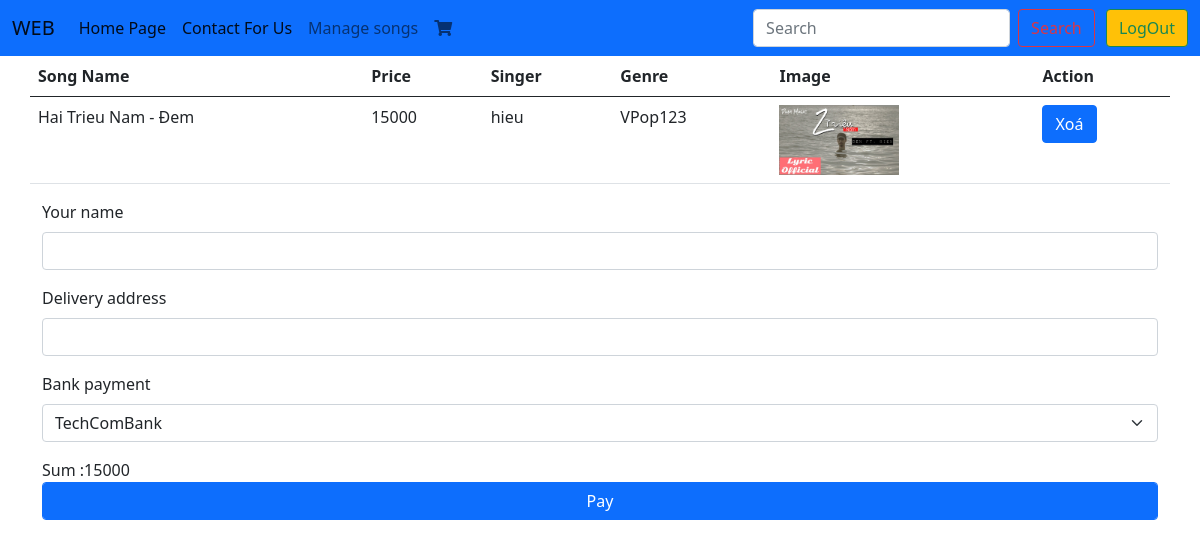
Page /cart.php?id=49 (signed in) on the committed database.
### tables this page shows
CREATE TABLE `song` (
  `SongID` int(100) NOT NULL,
  `SongName` varchar(100) NOT NULL,
  `SongImg` varchar(100) NOT NULL,
  `SongLyric` text NOT NULL,
  `Price` varchar(100) NOT NULL,
  `Mp3` varchar(100) NOT NULL,
  `SingerID` int(11) DEFAULT NULL,
  `GenreID` int(11) DEFAULT NULL
);

CREATE TABLE `singer` (
  `SingerID` int(11) NOT NULL,
  `SingerName` varchar(100) NOT NULL
);

CREATE TABLE `genremusic` (
  `GenreID` int(11) NOT NULL,
  `GenreName` varchar(100) NOT NULL
);

### cart.php (the view, shortened to what this page needs)
<!DOCTYPE html>
<html lang="en">
<head>
  <link rel="stylesheet" href="https://cdnjs.cloudflare.com/ajax/libs/font-awesome/5.15.3/css/all.min.css" />
  <link href="https://cdn.jsdelivr.net/npm/bootstrap@5.0.0-beta3/dist/css/bootstrap.min.css" rel="stylesheet">
</head>
<body>
<nav class="navbar navbar-expand-lg navbar-light bg-primary sticky-top">
  <div class="container-fluid">
    <a class="navbar-brand" href="index.php">WEB</a>
    <div class="collapse navbar-collapse" id="navbarSupportedContent">
      <ul class="navbar-nav me-auto mb-2 mb-lg-0">
        <li class="nav-item">
          <a class="nav-link active" aria-current="page" href="index.php">Home Page</a>
        </li>
        <li class="nav-item">
          <a class="nav-link active" href="https://www.facebook.com/hoang.nguyenhuu.7330763/">Contact For Us</a>
        </li>
        <?php if(isset($_SESSION['admin'])){echo("<li class='nav-item'>
          <a class='nav-link' href='qlsong.php' tabindex='-1'>Manage songs</a>
        </li>");} ?>
        <?php  if(isset($_SESSION['admin']) or isset($_SESSION['user'])){echo("<li class='nav-item'>
          <a class='nav-link' href='cart.php'><i class='fas fa-shopping-cart'></i></a>
        </li>");}  ?>
      </ul>
      <form action="search.php" method="POST" class="d-flex">
        <input name="input" required class="form-control me-2" type="search" placeholder="Search" aria-label="Search">
        <button name="search" class="btn btn-outline-danger" type="submit">Search</button>
      </form>
      <?php
      if(isset($_SESSION['user']) or isset($_SESSION['admin']))
      {
          echo "<a style='margin-left: 1%;'  href='delete.php' class='btn btn-warning btn-outline-success'>LogOut</a>";
      }
      else{
        echo "<script>window.location.href='signin.php'</script>";
      }
        ?>
    </div>
  </div>
</nav>
    <?php
    include 'config.php';
    if (isset($_GET['id'])) {
        $id = $_GET['id'];
        $result = $con->query("SELECT * FROM song,genremusic,singer where SongID='$id' and song.GenreID=genremusic.GenreID and song.SingerId=singer.SingerID");
    }
    $cart = (isset($_SESSION['cart'])) ? $_SESSION['cart'] : [];
    ?>
    <div class="container">
        <div class="row">
                <table class="table">
                    <thead>
                        <tr>
                            <th>Song Name</th>
                            <th>Price</th>
                            <th>Singer</th>
                            <th>Genre</th>
                            <th>Image</th>
                            <th>Action</th>
                        </tr>
                    </thead>
                    <tbody>
                        <?php
                        $sum=0;
                        foreach ($cart as $key => $value) {
                           $value1=$value['name'];
                           $value2=$value['price'];
                           $value3=$value['image'];
                           $value4=$value['Genre'];
                           $value5=$value['Singer'];
                           $idsong=$value['id'];
                            echo "<tr>";
                            echo "<td>$value1</td><td>$value2</td><td>$value5</td><td>$value4</td><td><img style='height:70px;width:120px' src='$value3' /></td><td><a href='delete.php?xoa=$idsong' class='btn btn-primary'>Xoá</a></td>";
                            echo "</tr>";
                            $sum+=$value2;
                        } ?>
                    </tbody>
                </table>
            </div>
            <div class="col-lg-12">
                <form action="download.php" method="POST">
                    <div class="mb-3">
                        <label for="exampleInputEmail1" class="form-label">Your name</label>
                        <input type="text" class="form-control" id="exampleInputEmail1" aria-describedby="emailHelp">
                    </div>
                    <div class="mb-3">
                        <label for="exampleInputEmail1" class="form-label">Delivery address</label>
                        <input type="text" class="form-control" id="exampleInputEmail1" aria-describedby="emailHelp">
                    </div>
                    <div class="mb-3">
                        <label for="exampleInputEmail1" class="form-label">Bank payment</label>
                        <select class="form-select" aria-label="Default select example">
                        <option selected>TechComBank</option>
                        </select>
                    </div>
                    <div class="form-group">
                        <label for="">Sum :<?php echo($sum); ?> </label>
                    </div>
                    <input class='btn btn-primary form-control' type="submit" value="Pay" name="submit">
                </form>
            </div>
        </div>
</body>
</html>

### rows in the picture
song: SongName "Hai Trieu Nam - Đem", Price "15000", SingerID.SingerName "hieu", GenreID.GenreName "VPop123", SongImg (picture)

### other values in the picture
$sum "15000"
